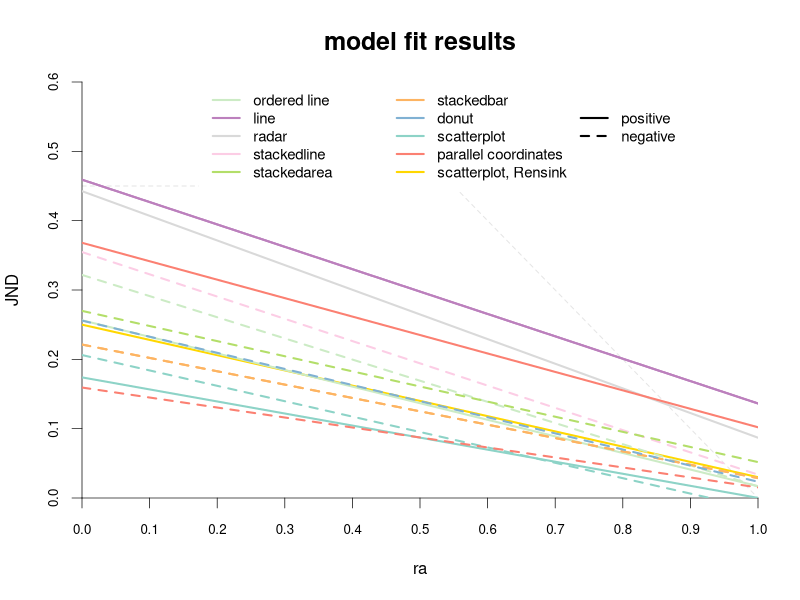

This chart was generated by the following R code:

##################################################################
# This is a r file to do put all regression results in one figure. 
# (+ Rensink's regression)
##################################################################

# change this path for need
pdf("rfiles/Figure_6.pdf", height = 7, width = 7)

######################functions and parameters#########################

data <- read.csv("data/master.csv", header = T)

plot1 <- c(F)
plot2 <- c(F)
plot3 <- c(F)
plot4 <- c(F)
plot5 <- c(F)
lWidth <- 2

# define an array of vis names
visLevels <- c("ordered_line","line","radar","stackedline","stackedarea","stackedbar","donut","scatterplot","parallelCoordinates")
dirLevels <- levels(data$rdirection)
abLevels <- levels(data$approach)

# define colors
colors1 <- c(
"#fb8072",
"#8dd3c7",
"#80b1d3",
"#fdb462",
"#b3de69",
"#fccde5",
"#d9d9d9",
"#bc80bd",
"#ccebc5"
)

colors <- colors1[9:1]

visLevels1 <- c("ordered line","line","radar","stackedline","stackedarea","stackedbar","donut","scatterplot","parallel coordinates")

# define legend texts
visAll <- c(visLevels1, "scatterplot, Rensink","","positive","negative")

# define legend colors
colorAll <- c(colors, "gold","white","black","black")

par(cex.main = 0.8, cex.axis = 0.8 , xaxs = 'i' , yaxs = 'i')

borderCol <- c("gray90")
exp_lim <- 0.45
mean_col <- c("red")
median_col <- c("black")
offset <- 0.01
lwdv <- 0.1


# all coefficiences are treated as -k
getY <- function(b, k, x) return (-1 * abs(k) * x + b)

plotWhite <- function(title){	
	# plot something
	plot(-1, -1, xlim = c(0, 1), ylim = c(0, 0.6) , xlab = "ra" , ylab = "JND", main = title , axes = F, cex.main = 1.5)
	
    # draw ceiling and floor line
    abline(h = exp_lim, col = borderCol, lty = 2)
    abline(a = 1 , b = -1 , col = borderCol , lty = 2)
    
    rlist <-  c(0, 0.1, 0.2, 0.3, 0.4, 0.5, 0.6, 0.7, 0.8, 0.9, 1)
    
    axis(side = 1, at = c(rlist) , lwd = 0.7)	# x axis
    axis(side = 2, at = c(0, 0.1, 0.2, 0.3, 0.4, 0.5, 0.6, 0.7, 0.8), lwd = 0.7) # y axis
    
    segments(0, getY(0.25, -0.22 , 0) , 1 , getY(0.25, -0.22, 1) , col = "gold", lwd = lWidth)
    
    legend("topright", visAll , col = colorAll, lty = c(1,1,1,1,1,1,1,1,1,1,1,1,2), cex = 0.9 , box.col = "white" , ncol = 3, lwd = 2);
    
}

filter <- function(medians, mads, dataset){
	
	dataframe <- data.frame(col.names = c("jnd","rbase","sign","approach"))

	for(i in 1:length(mads$jnd)){
		medianv <- medians$jnd[i]
		madv <- mads$jnd[i]
        rbasev <- mads$rbase[i]
		approachv <- mads$approach[i]
		signv <- mads$sign[i]
		
		subdata <- subset(dataset, sign == signv & rbase == rbasev & approach == approachv & (abs(jnd - medianv) <= 3 * madv))	
		
		all_subdata <- subset(dataset, sign == signv & rbase == rbasev & approach == approachv)
		
	    compl_subdata <- subset(dataset, sign == signv & rbase == rbasev & approach == approachv & (abs(jnd - medianv) > 3 * madv))


		if(length(dataframe$jnd) == 0){
			dataframe <- subdata
	    } else {
		    dataframe <- rbind(dataframe, subdata)
		}
	}	
	
	return (dataframe)
}

######################run#######################

plotWhite("model fit results")

for(visid in 1:length(visLevels)){

    jnd <- subset(data, data$vis == visLevels[visid])$jnd
    rbase <- subset(data, data$vis == visLevels[visid])$rbase
    sign <- subset(data, data$vis == visLevels[visid])$sign
    approach <- subset(data, data$vis == visLevels[visid])$approach
    
    # get the sub dataset of a specific vis
    subdata <- data.frame(jnd, rbase, visLevels[visid], approach, sign)
    
    medians <-  aggregate(jnd ~ rbase*approach*sign, subdata, median)
    mads <-  aggregate(jnd ~ rbase*approach*sign, subdata, function(x){
    	return (mad(x, constant = 1))
    })
        
    f_data <- filter(medians, mads, subdata)
    subdata <- aggregate(jnd ~ rbase * approach * sign, data =  f_data, mean)
    
    # get mean of this condition (junk line)
    subdata_mean <- aggregate(jnd ~ rbase*sign*approach, subdata, mean)
   
    # get adjusted r values for above approach
    adj_a <- aggregate(jnd ~ factor(rbase)*factor(sign), subdata, mean)
    adj_a_save <- subset(subdata_mean, approach == "above")
    adj_a_save$rbase <- (adj_a_save$rbase + 0.5 * adj_a$jnd) # adjust
    
    # get adjusted r values for below approach
    adj_b <- aggregate(jnd ~ rbase*sign, subdata, mean)
    adj_b_save <- subset(subdata_mean, approach == "below")
    adj_b_save$rbase <- (adj_b_save$rbase - 0.5 * adj_b$jnd) # adjust
    
    # merge above and below approach
    adj_ab <- rbind(adj_a_save , adj_b_save)
    
    #get positive
    adj_p <- subset(adj_ab, sign == 1)
    
    #get negative
    adj_n <- subset(adj_ab, sign == -1)
    
    # do regression on positive
    regression_p <- lm(jnd ~ rbase, adj_p)
    
    # computer correlation coefficient r
    regression_p_r <- cor(adj_p$jnd, adj_p$rbase)
    
    # do regression on negative
    regression_n <- lm(jnd ~ rbase, adj_n)
    
    # computer correlation coefficient r
    regression_n_r <- cor(adj_n$jnd, adj_n$rbase)
      
    if(visLevels[visid] == "line"||visLevels[visid] == "ordered_line"){
      segments(0 , getY(regression_p$coefficients[1], regression_p$coefficients[2] , 0) , 
               1 , getY(regression_p$coefficients[1], regression_p$coefficients[2] , 1) , 
               col = colors[visid], lwd = lWidth)
               
       if(visLevels[visid] == "ordered_line"){   
          segments(0 , getY(regression_n$coefficients[1], regression_n$coefficients[2] , 0) ,
               1 , getY(regression_n$coefficients[1], regression_n$coefficients[2] , 1) , 
               col = colors[visid], lty = 2, lwd = lWidth)}
      }
     


    if(visLevels[visid] == "line" || visLevels[visid] == "radar") {      
      segments(0 , getY(regression_p$coefficients[1], regression_p$coefficients[2] , 0) ,
               1 , getY(regression_p$coefficients[1], regression_p$coefficients[2] , 1) , 
               col = colors[visid], lwd = lWidth)
      }
      
          
    if(visLevels[visid] == "stackedline" || visLevels[visid] == "stackedarea" || visLevels[visid] == "stackedbar"){     
      segments(0 , getY(regression_n$coefficients[1], regression_n$coefficients[2] , 0) , 
               1 , getY(regression_n$coefficients[1], regression_n$coefficients[2] , 1) , 
               col = colors[visid], lty = 2, lwd = lWidth)
     }
     
    if(visLevels[visid] == "stackedbar"||visLevels[visid] == "donut"){
      segments(0 , getY(regression_n$coefficients[1], regression_n$coefficients[2] , 0) ,
               1 , getY(regression_n$coefficients[1], regression_n$coefficients[2] , 1) , 
               col = colors[visid], lty = 2, lwd = lWidth)
     }
      
    
    if(visLevels[visid] == "scatterplot" || visLevels[visid] == "parallelCoordinates"){
       segments(0 , getY(regression_p$coefficients[1], regression_p$coefficients[2] , 0) ,
                1 , getY(regression_p$coefficients[1], regression_p$coefficients[2] , 1) , 
                col = colors[visid], lwd = lWidth)

       segments(0 , getY(regression_n$coefficients[1], regression_n$coefficients[2] , 0) ,
                1 , getY(regression_n$coefficients[1], regression_n$coefficients[2] , 1) , 
                col = colors[visid], lty = 2, lwd = lWidth)

      }
    
   }

dev.off()  
